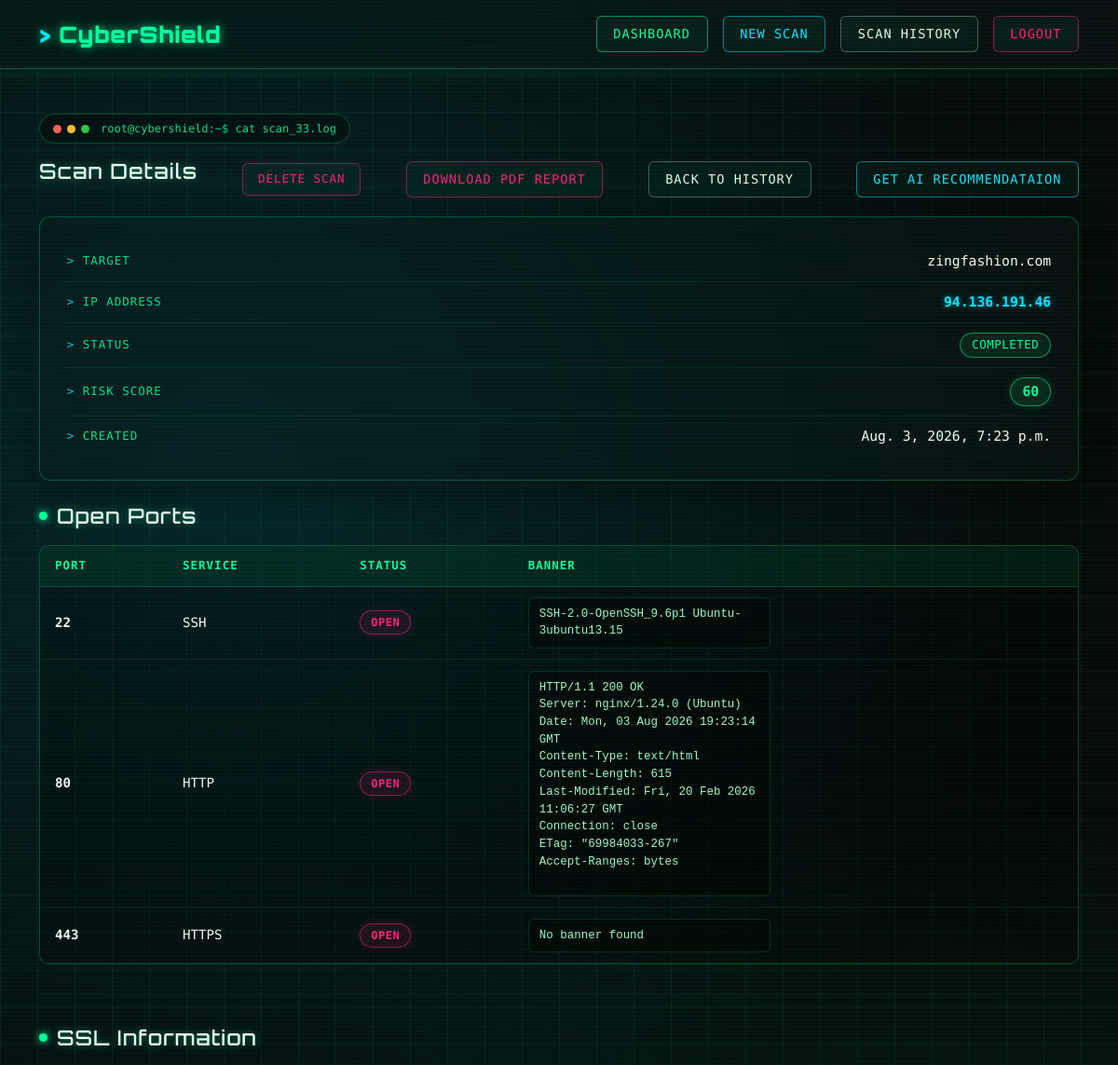
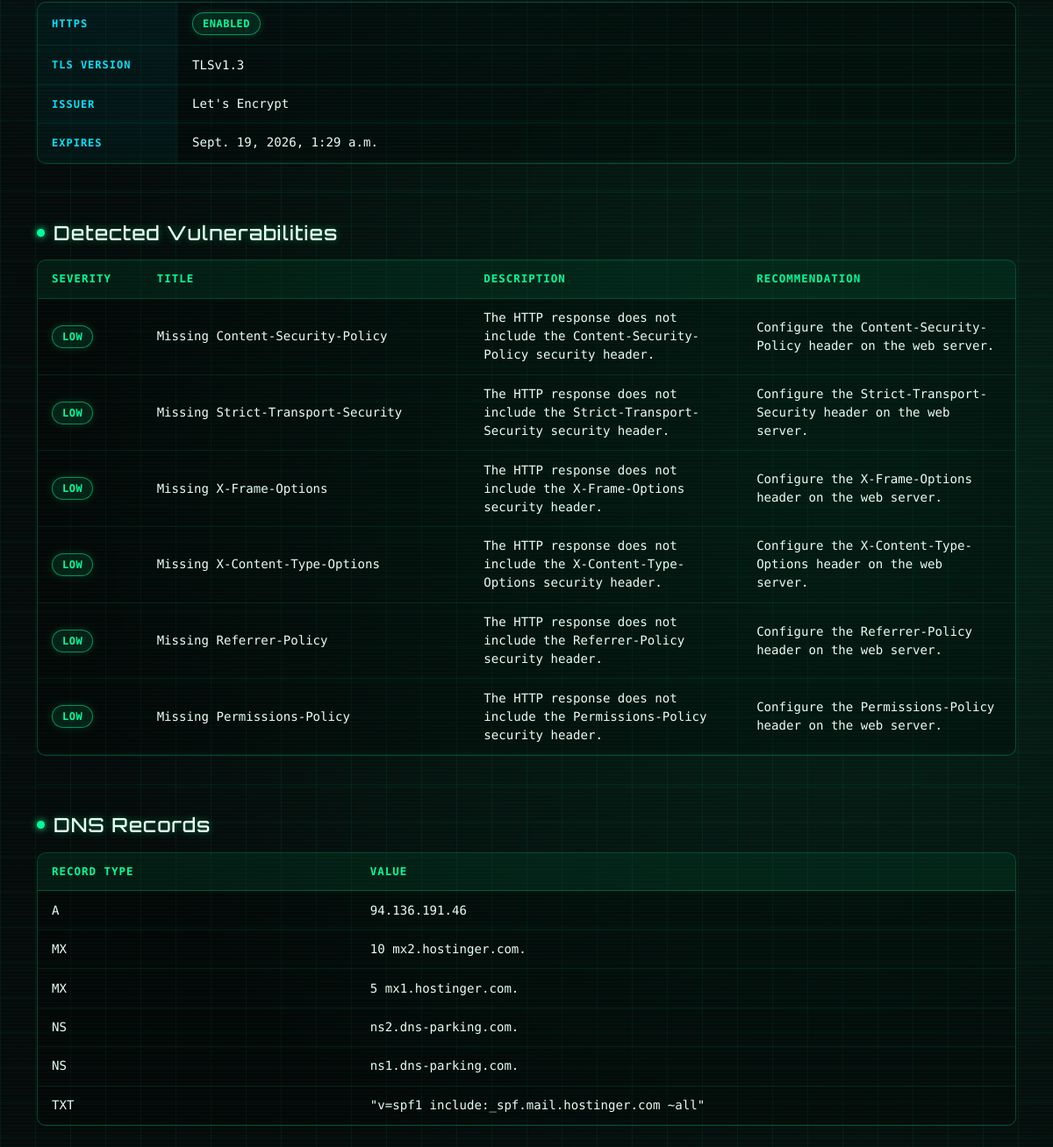
/scanner/33/ (signed in), run on the app's committed database (2 pictures, top to bottom).
### scanner/models.py (models this page shows, shortened)
class Scan(models.Model):
    SCAN_TYPES = [
        ("website", "Website"),
        ("ip", "IP Address"),
        ("domain", "Domain"),
    ]
    STATUS = [
        ("pending", "Pending"),
        ("running", "Running"),
        ("completed", "Completed"),
        ("failed", "Failed"),
    ]
    user = models.ForeignKey(
        User,
        on_delete=models.CASCADE
    )
    target = models.CharField(max_length=255)
    ip_address = models.GenericIPAddressField(
    null=True,
    blank=True
    )
    scan_type = models.CharField(
        max_length=20,
        choices=SCAN_TYPES
    )
    status = models.CharField(
        max_length=20,
        choices=STATUS,
        default="pending"
    )
    risk_score = models.IntegerField(default=0)
    ssl_enabled = models.BooleanField(default=False)
    ssl_issuer = models.CharField(
        max_length=255,
        blank=True
    )
    ssl_expiry = models.DateTimeField(
        null=True,
        blank=True
    )
    tls_version = models.CharField(
        max_length=50,
        blank=True
    )
    ai_recommendation = models.TextField(
        blank=True,
        null=True,
    )
    ai_generated_at = models.DateTimeField(
        blank=True,
        null=True,
    )
    created_at = models.DateTimeField(auto_now_add=True)
    completed_at = models.DateTimeField(
        null=True,
        blank=True
    )

class PortResult(models.Model):
    scan = models.ForeignKey(
        Scan,
        on_delete=models.CASCADE,
        related_name="ports"
    )
    port = models.IntegerField()
    service = models.CharField(
        max_length=100
    )
    status = models.CharField(
        max_length=20,
        default="Open"
    )
    banner = models.TextField(
        blank=True,
        null=True
    )
    version = models.CharField(
        max_length=255,
        blank=True
    )

class Vulnerability(models.Model):
    SEVERITY = [
        ("Critical", "Critical"),
        ("High", "High"),
        ("Medium", "Medium"),
        ("Low", "Low"),
        ("Info", "Info"),
    ]
    scan = models.ForeignKey(
        Scan,
        on_delete=models.CASCADE,
        related_name="vulnerabilities"
    )
    title = models.CharField(max_length=200)
    severity = models.CharField(
        max_length=20,
        choices=SEVERITY
    )
    port = models.IntegerField(
        null=True,
        blank=True
    )
    service = models.CharField(
        max_length=100,
        blank=True
    )
    description = models.TextField()
    recommendation = models.TextField()

class DNSRecord(models.Model):
    scan = models.ForeignKey(
        Scan,
        on_delete=models.CASCADE,
        related_name="dns_records"
    )
    record_type = models.CharField(max_length=20)
    value = models.TextField()

### scanner/views.py (the view)
# urls.py: path("<int:scan_id>/", scan_detail, name="scan_detail"),
@login_required
def scan_detail(request, scan_id):
    scan = get_object_or_404(
        Scan,
        id=scan_id,
        user=request.user
    )
    ports = scan.ports.all()
    vulnerabilities = scan.vulnerabilities.all()
    dns_records = scan.dns_records.all()
    return render(
        request,
        "scanner/detail.html",
        {
            "scan": scan,
            "ports": ports,
            "vulnerabilities": vulnerabilities,
            "dns_records": dns_records,
        },
    )

### scanner/templates/scanner/detail.html (shortened to what this page needs)
{% extends "base.html" %}
{% block content %}
<div class="terminal-tag mb-3">
    <span class="dot dot-red"></span>
    <span class="dot dot-yellow"></span>
    <span class="dot dot-green"></span>
    <span class="terminal-path">root@cybershield:~$ cat scan_{{ scan.id }}.log</span>
</div>
<div class="page-header">
    <h2 class="section-title">Scan Details</h2>
    <a href="{% url 'delete_scan' scan.id %}" class="btn btn-danger glow-btn delete-scan-btn">
        Delete Scan
    </a>
    <a href="{% url 'download_report' scan.id %}" class="btn btn-danger glow-btn">
        Download PDF Report
    </a>
    <a href="{% url 'scan_history' %}" class="btn btn-secondary glow-btn">
        Back to History
    </a>
    <a href="{% url 'generate_ai_recommendation' scan.id %}" class="btn btn-primary btn-glow" id="aiRecommendBtn">Get AI Recommendataion</a>
</div>
<div class="glass-panel detail-card mb-4">
    <div class="card-body">
        <div class="detail-row">
            <span class="detail-label">Target</span>
            <span class="detail-value">{{ scan.target }}</span>
        </div>
        <div class="detail-row">
            <span class="detail-label">IP Address</span>
            <span class="detail-value ip-value">{{ scan.ip_address|default:"—" }}</span>
        </div>
        <div class="detail-row">
            <span class="detail-label">Status</span>
            <span class="detail-value">
                <span class="status-pill status-{{ scan.status|lower }}">{{ scan.status }}</span>
            </span>
        </div>
        <div class="detail-row">
            <span class="detail-label">Risk Score</span>
            <span class="detail-value">
                <span class="risk-badge">{{ scan.risk_score }}</span>
            </span>
        </div>
        <div class="detail-row">
            <span class="detail-label">Created</span>
            <span class="detail-value">{{ scan.created_at }}</span>
        </div>
    </div>
</div>
<h3 class="section-title"><span class="pulse-dot"></span> Open Ports</h3>
<div class="table-wrap mb-4">
    <div class="table-scroll">
        <table class="table cyber-table mb-0">
            <thead>
                <tr>
                    <th>Port</th>
                    <th>Service</th>
                    <th>Status</th>
                    <th>Banner</th>
                </tr>
            </thead>
            <tbody>
                {% for port in ports %}
                <tr>
                    <td class="port-cell">{{ port.port }}</td>
                    <td>{{ port.service }}</td>
                    <td>
                        <span class="status-badge-danger">{{ port.status }}</span>
                    </td>
                    <td>
                        <pre class="banner-pre">{{ port.banner|default:"No banner found" }}</pre>
                    </td>
                </tr>
                {% empty %}
                <tr>
                    <td colspan="4" class="text-center empty-row">
                        No ports found.
                    </td>
                </tr>
                {% endfor %}
            </tbody>
        </table>
    </div>
</div>
<hr class="cyber-divider">
<h3 class="section-title"><span class="pulse-dot"></span> SSL Information</h3>
{% if scan.ssl_enabled %}
<div class="table-wrap mb-4">
    <div class="table-scroll">
        <table class="table cyber-table cyber-table-kv mb-0">
            <tr>
                <th>HTTPS</th>
                <td><span class="status-badge-success">Enabled</span></td>
            </tr>
            <tr>
                <th>TLS Version</th>
                <td>{{ scan.tls_version|default:"—" }}</td>
            </tr>
            <tr>
                <th>Issuer</th>
                <td>{{ scan.ssl_issuer|default:"—" }}</td>
            </tr>
            <tr>
                <th>Expires</th>
                <td>{{ scan.ssl_expiry|default:"—" }}</td>
            </tr>
        </table>
    </div>
</div>
{% else %}
<div class="cyber-alert cyber-alert-warning mb-4">
    <span class="alert-icon">⚠</span> HTTPS is not available.
</div>
{% endif %}
<hr class="cyber-divider">
<h3 class="section-title"><span class="pulse-dot"></span> Detected Vulnerabilities</h3>
{% if vulnerabilities %}
<div class="table-wrap mb-4">
    <div class="table-scroll">
        <table class="table cyber-table mb-0">
            <thead>
                <tr>
                    <th>Severity</th>
                    <th>Title</th>
                    <th>Description</th>
                    <th>Recommendation</th>
                </tr>
            </thead>
            <tbody>
                {% for v in vulnerabilities %}
                <tr>
                    <td>
                        {% if v.severity == "High" %}
                        <span class="status-badge-danger">{{ v.severity }}</span>
                        {% elif v.severity == "Medium" %}
                        <span class="status-badge-warning">{{ v.severity }}</span>
                        {% else %}
                        <span class="status-badge-success">{{ v.severity }}</span>
                        {% endif %}
                    </td>
                    <td>{{ v.title }}</td>
                    <td class="wrap-cell">{{ v.description }}</td>
                    <td class="wrap-cell">{{ v.recommendation }}</td>
                </tr>
                {% endfor %}
            </tbody>
        </table>
    </div>
</div>
{% else %}
<div class="cyber-alert cyber-alert-success mb-4">
    <span class="alert-icon">✓</span> No vulnerabilities detected.
</div>
{% endif %}
<hr class="cyber-divider">
<h3 class="section-title">
    <span class="pulse-dot"></span>
    DNS Records
</h3>
{% if dns_records %}
<div class="table-wrap mb-4">
    <div class="table-scroll">
        <table class="table cyber-table mb-0">
            <thead>
                <tr>
                    <th>Record Type</th>
                    <th>Value</th>
                </tr>
            </thead>
            <tbody>
            {% for record in dns_records %}
                <tr>
                    <td>{{ record.record_type }}</td>
                    <td class="wrap-cell">{{ record.value }}</td>
                </tr>
            {% endfor %}
            </tbody>
        </table>
    </div>
</div>
{% else %}
<div class="cyber-alert cyber-alert-success mb-4">
    <span class="alert-icon">✓</span>
    No DNS Records Found.
</div>
{% endif %}
{% endblock %}

### templates/base.html (style rules this page uses)
:root { --neon-green: #00ff9d; --neon-cyan: #00e5ff; --neon-pink: #ff2079; --glass-bg: rgba(15, 25, 25, 0.45); --glass-border: rgba(0, 255, 157, 0.25); --bg-dark: #060a0a; --bs-body-color: #d7fff0; --bs-body-color-rgb: 215, 255, 240; --bs-emphasis-color: #eafff5; --bs-secondary-color: rgba(215, 255, 240, 0.65); --bs-tertiary-color: rgba(215, 255, 240, 0.45); --bs-heading-color: #eafff5; --bs-link-color: #00e5ff; --bs-link-color-rgb: 0, 229, 255; --bs-link-hover-color: #00ff9d; --bs-card-color: #d7fff0; --bs-card-cap-color: #eafff5; --bs-card-bg: transparent; --bs-card-border-color: rgba(0, 255, 157, 0.25); --bs-table-color: #d7fff0; --bs-table-bg: transparent; --bs-table-border-color: rgba(0, 255, 157, 0.15); --bs-table-striped-color: #d7fff0; --bs-table-striped-bg: rgba(0, 255, 157, 0.04); --bs-table-hover-color: #eafff5; --bs-table-hover-bg: rgba(0, 255, 157, 0.06); --bs-form-control-color: #eafff5; --bs-form-select-color: #eafff5; --bs-alert-bg: transparent; --bs-alert-border-color: transparent; }
* { box-sizing: border-box; }
html, body { min-height: 100%; }
body { background-color: var(--bg-dark); background-image: linear-gradient(rgba(0, 255, 157, 0.06) 1px, transparent 1px), linear-gradient(90deg, rgba(0, 255, 157, 0.06) 1px, transparent 1px), radial-gradient(circle at 20% 20%, rgba(0, 229, 255, 0.12), transparent 40%), radial-gradient(circle at 80% 70%, rgba(0, 255, 157, 0.10), transparent 45%); background-size: 40px 40px, 40px 40px, cover, cover; color: #d7fff0; font-family: 'Share Tech Mono', monospace; min-height: 100vh; position: relative; overflow-x: hidden; }
body::before { content: ""; position: fixed; inset: 0; pointer-events: none; background: repeating-linear-gradient( 0deg, rgba(0, 255, 157, 0.03) 0px, rgba(0, 255, 157, 0.03) 1px, transparent 2px, transparent 4px ); z-index: 1000; }
h1, h2, h3, h4, h5, h6, .navbar-brand { font-family: 'Orbitron', sans-serif; letter-spacing: 1px; }
:where(p, span, div, td, th, li, label, small, dt, dd, legend) { color: #d7fff0; }
:where(h1, h2, h3, h4, h5, h6, strong, b, .card-title) { color: #eafff5; }
.btn { font-family: 'Share Tech Mono', monospace; border-radius: 6px; border: 1px solid var(--glass-border); background: rgba(0, 255, 157, 0.04); backdrop-filter: blur(8px); -webkit-backdrop-filter: blur(8px); color: #d7fff0; text-transform: uppercase; letter-spacing: 1px; font-size: 0.85rem; padding: 0.5rem 1.1rem; transition: all 0.25s ease; position: relative; overflow: hidden; }
.btn-secondary { border-color: rgba(215, 255, 240, 0.3); color: #d7fff0; }
.btn-danger { border-color: rgba(255, 32, 121, 0.5); color: var(--neon-pink); }
.btn-primary { border-color: rgba(0, 229, 255, 0.5); color: var(--neon-cyan); }
.glass-panel, .card { background: var(--glass-bg); backdrop-filter: blur(16px) saturate(140%); -webkit-backdrop-filter: blur(16px) saturate(140%); border: 1px solid var(--glass-border); border-radius: 12px; box-shadow: 0 8px 32px rgba(0, 0, 0, 0.4), inset 0 1px 0 rgba(255, 255, 255, 0.03); }
.table { background-color: transparent; }
a { color: var(--neon-cyan); }
pre, code { color: #9df7c9; }

### data on the page
Scan: id "33", target "zingfashion.com", ip_address "94.136.191.46", status "COMPLETED", risk_score "60", created_at "Aug. 3, 2026, 7:23 p.m.", tls_version "TLSv1.3", ssl_issuer "Let's Encrypt", ssl_expiry "Sept. 19, 2026, 1:29 a.m."
PortResult: port "22", service "SSH", status "OPEN", banner "SSH-2.0-OpenSSH_9.6p1 Ubuntu-3ubuntu13.15"
PortResult: port "80", service "HTTP", status "OPEN", banner "HTTP/1.1 200 OK Server: nginx/1.24.0 (Ubuntu) Date: Mon, 03 Aug 2026 19:23:14 GMT Content-Type: text/html Content-Length: 615 Last-Modified: Fri, 20 Feb 2026 11:06:27 GMT Connection: close ETag: \"69984033-267\" Accept-Ranges: bytes"
PortResult: port "443", service "HTTPS", status "OPEN", banner "No banner found"
Vulnerability: severity "LOW", title "Missing Content-Security-Policy", description "The HTTP response does not include the Content-Security-Policy security header.", recommendation "Configure the Content-Security-Policy header on the web server."
Vulnerability: severity "LOW", title "Missing Strict-Transport-Security", description "The HTTP response does not include the Strict-Transport-Security security header.", recommendation "Configure the Strict-Transport-Security header on the web server."
Vulnerability: severity "LOW", title "Missing X-Frame-Options", description "The HTTP response does not include the X-Frame-Options security header.", recommendation "Configure the X-Frame-Options header on the web server."
Vulnerability: severity "LOW", title "Missing X-Content-Type-Options", description "The HTTP response does not include the X-Content-Type-Options security header.", recommendation "Configure the X-Content-Type-Options header on the web server."
Vulnerability: severity "LOW", title "Missing Referrer-Policy", description "The HTTP response does not include the Referrer-Policy security header.", recommendation "Configure the Referrer-Policy header on the web server."
Vulnerability: severity "LOW", title "Missing Permissions-Policy", description "The HTTP response does not include the Permissions-Policy security header.", recommendation "Configure the Permissions-Policy header on the web server."
DNSRecord: record_type "A", value "94.136.191.46"
DNSRecord: record_type "MX", value "10 mx2.hostinger.com."
DNSRecord: record_type "MX", value "5 mx1.hostinger.com."
DNSRecord: record_type "NS", value "ns2.dns-parking.com."
DNSRecord: record_type "NS", value "ns1.dns-parking.com."
DNSRecord: record_type "TXT", value "\"v=spf1 include:_spf.mail.hostinger.com ~all\""
